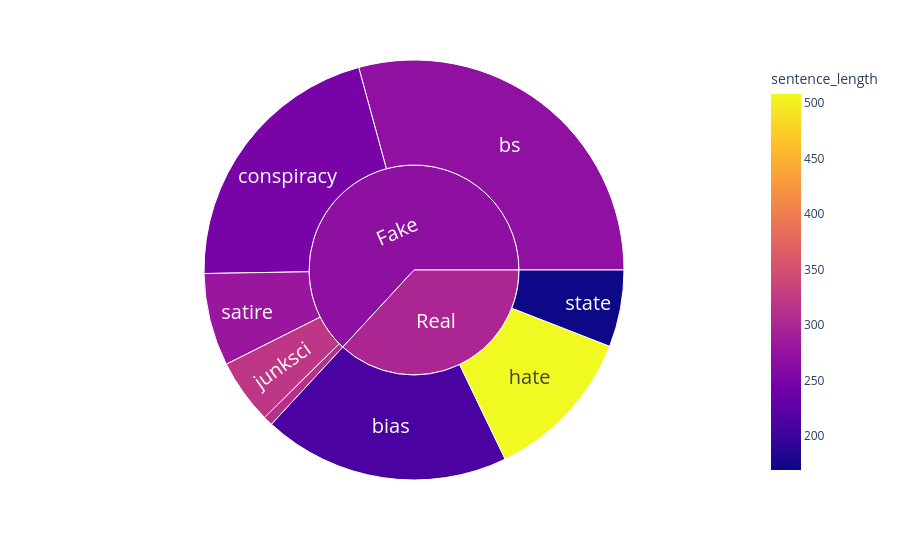

The notebook cell this image was saved under:
### Code cell
fig = px.sunburst(df, path=['label', 'type'], color='sentence_length',
                 )
fig.update_layout(uniformtext=dict(minsize=20, mode='hide'))
fig.show()

### Figure 1 — Plotly figure (JSON) as saved in the notebook; plotly's stock layout.template omitted (floating-point values rounded to 4 significant figures)
{"data": [{"branchvalues": "total", "customdata": [[210.5], [271.1], [250.0], [311.4], [508.2], [320.3], [280.2], [169.2], [269.5], [300.2]], "domain": {"x": [0, 1], "y": [0, 1]}, "hovertemplate": "labels=%{label}<br>count=%{value}<br>parent=%{parent}<br>id=%{id}<br>sentence_length=%{color}<extra></extra>", "ids": ["Real/bias", "Fake/bs", "Fake/conspiracy", "Fake/fake", "Real/hate", "Fake/junksci", "Fake/satire", "Real/state", "Fake", "Real"], "labels": ["bias", "bs", "conspiracy", "fake", "hate", "junksci", "satire", "state", "Fake", "Real"], "marker": {"coloraxis": "coloraxis", "colors": [210.5, 271.1, 250.0, 311.4, 508.2, 320.3, 280.2, 169.2, 269.5, 300.2]}, "name": "", "parents": ["Real", "Fake", "Fake", "Fake", "Real", "Fake", "Fake", "Real", "", ""], "type": "sunburst", "values": [389, 598, 430, 15, 244, 102, 146, 121, 1291, 754]}], "layout": {"autosize": true, "coloraxis": {"colorbar": {"title": {"text": "sentence_length"}}, "colorscale": [[0, "#0d0887"], [0.1111, "#46039f"], [0.2222, "#7201a8"], [0.3333, "#9c179e"], [0.4444, "#bd3786"], [0.5556, "#d8576b"], [0.6667, "#ed7953"], [0.7778, "#fb9f3a"], [0.8889, "#fdca26"], [1, "#f0f921"]]}, "legend": {"tracegroupgap": 0}, "margin": {"t": 60}, "uniformtext": {"minsize": 20, "mode": "hide"}}}
